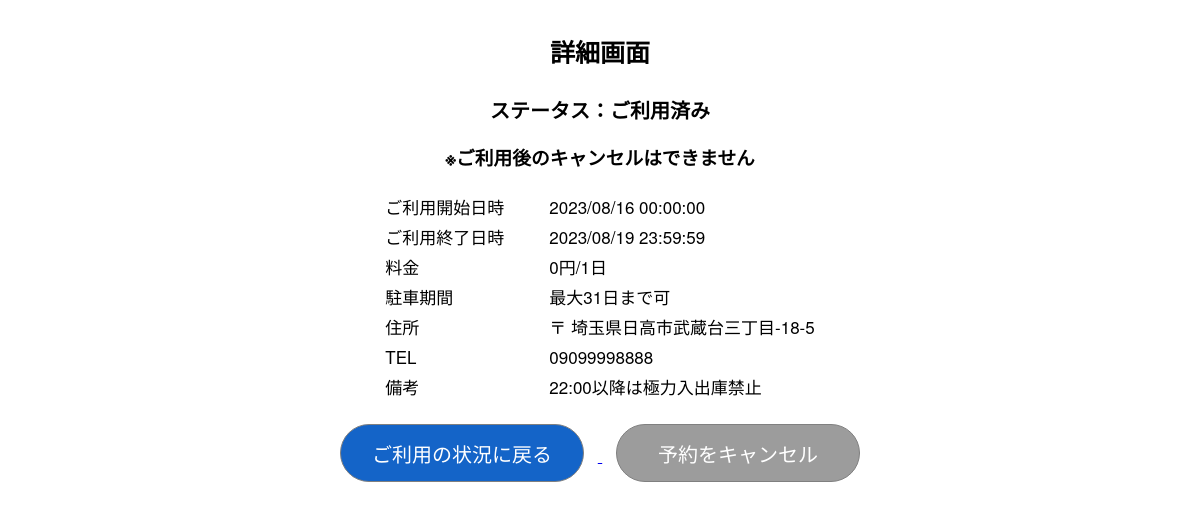
Page /usageStatsDetails/7 (signed in) on the committed database.
### app.py (models this page shows)
class Parking(db.Model):
    id = db.Column(db.Integer, primary_key=True, nullable=False)
    title = db.Column(db.String(50), nullable=False)
    postal_code = db.Column(db.String(7), nullable=False)
    address1 = db.Column(db.String(120), nullable=False)
    address2 = db.Column(db.String(120), nullable=False)
    tel = db.Column(db.String(11), nullable=False)
    inoutdoor = db.Column(db.String(1), nullable=False) # (0)屋外、(1)屋内
    mustcall = db.Column(db.String(1), nullable=False) # (0)出し入れ時に連絡が不要、(1)出し入れ時に連絡が必要
    usableTypeNum = db.Column(db.String(1), nullable=False) # (0)3ナンバー、(1)5ナンバー
    usableSize = db.Column(db.String(1), nullable=False) # (0)155cm未満、(1)155 ～ 170cm
    max_day = db.Column(db.Integer, nullable=True)
    min_day = db.Column(db.Integer, nullable=True)
    price_day = db.Column(db.Integer, nullable=False)
    etc = db.Column(db.String(500), nullable=True)
    lon = db.Column(db.Float, nullable=False)
    lat = db.Column(db.Float, nullable=False)
    owner_id = db.Column(db.Integer, db.ForeignKey('user.id'), nullable=False)
    created_at = db.Column(db.DateTime, nullable=False,
                           default=datetime.now(pytz.timezone('Asia/Tokyo')))
    price_hour = db.Column(db.Integer)
    price_month = db.Column(db.Integer)
    max_hour = db.Column(db.Integer)
    min_hour = db.Column(db.Integer)
    max_month = db.Column(db.Integer)
    min_month = db.Column(db.Integer)
    def toDict(self):
        return {'id' : self.id,
                'title' : self.title,
                'address1' : self.address1,
                'address2' : self.address2,
                'tel' : self.tel,
                'inoutdoor' : self.inoutdoor,
                'mustcall' : self.mustcall,
                'usableTypeNum' : self.usableTypeNum,
                'usableSize' : self.usableSize,
                'max_day' : self.max_day,
                'min_day' : self.min_day,
                'price_day' : self.price_day,
                'etc' : self.etc,
                'lon' : self.lon,
                'lat' : self.lat
                }

### app.py (the view)
@app.route('/usageStatsDetails', methods=['GET','POST'])
@app.route('/usageStatsDetails/<reserve_id>')
@login_required
def usageStatsDetails(reserve_id=None):
    if request.method=='POST':
        pass
    else:
        reserve = Reserve.query.filter_by(id=reserve_id).first()
        parking = Parking.query.filter_by(id=reserve.park_id).first()
        return render_template('usageStatsDetails.html', reserve=reserve.toDict(), parking=parking.toDict())

### app.py (called while the page is built)
@login_manager.user_loader
def load_user(user_id):
    print(f'ID>>>{user_id}')
    return User.query.get(int(user_id))

    def toDict(self):
        return {'id' : self.id,
                'user_id' : self.user_id,
                'park_id' : self.park_id,
                'resv_at' : f'{self.resv_at:%Y/%m/%d %H:%M:%S}',
                'use_start' : f'{self.use_start:%Y/%m/%d %H:%M:%S}',
                'use_end' : f'{self.use_end:%Y/%m/%d %H:%M:%S}',
                'resv_status' : self.resv_status
        }

### templates/usageStatsDetails.html (shortened to what this page needs)
<!DOCTYPE html>
<html>
<head>
    <link rel='stylesheet' href='../static/css/centerBox.css' />
    <link rel='stylesheet' href='../static/css/common.css' />
</head>
<body>
    <article class='container'>
        <section class='box' style='max-width : 580px; min-width : 260px'>
            <h1>詳細画面</h1>
            {%if reserve.resv_status==0%}
            <h2>ステータス：ご利用済み</h2>
            <h3>※ご利用後のキャンセルはできません</h3>
            {%elif reserve.resv_status==1%}
            <h2>ステータス：ご予約済み</h2>
            {%elif reserve.resv_status==2%}
            <h2>ステータス：ご利用中</h2>
            <h3>※ご利用中のキャンセルは基本受け付けておりません</h3>
            {%endif%}
            <table class='inner flatTable'>
                <tr>
                    <td>ご利用開始日時</td>
                    <td>{{reserve.use_start}}</td>
                </tr>
                <tr>
                    <td>ご利用終了日時</td>
                    <td>{{reserve.use_end}}</td>
                </tr>
                <tr>
                    <td>料金</td>
                    <td>{{parking.price_day}}円&sol;1日</td>
                </tr>
                <tr>
                    <td>駐車期間</td>
                    <td>最大{{parking.max_day}}日まで可</td>
                </tr>
                <tr>
                    <td>住所</td>
                    <td>〒{{parking.postal_code}} {{parking.address1}}{{parking.address2}}</td>
                </tr>
                <tr>
                    <td>TEL</td>
                    <td>{{parking.tel}}</td>
                </tr>
                <tr>
                    <td>備考</td>
                    <td>{{parking.etc}}</td>
                </tr>
            </table>
            <footer>
                <nav class='buttonMenu'>
                    <form>
                        <a href="{{url_for('usageStats')}}">
                            <input class='common_button common_fat' style='width : 42%;' type='button' value='ご利用の状況に戻る' />
                        </a>
                        <a href="{{url_for('deleteReserve', reserve_id=reserve.id)}}">
                            <input class='common_cancel common_fat' style='width : 42%;' type='button' value='予約をキャンセル' />
                        </a>
                    </form>
                </nav>
            </footer>
        </section>
    </article>
</body>
</html>

### static/css/centerBox.css (style rules this page uses)
.container { display: grid; place-items: center; }
.box { text-align : center; max-width: 640px; min-width: 400px; width: 70%; }
.inner { display: grid; place-items: center; border-collapse: separate; border-spacing: 5px; }
.inner td { font-size : var(--labelFontSize, 1.2rem); text-align : left; }
.flatTable td { font-size : 1.7rem; padding : 0 2rem; }

### static/css/common.css (style rules this page uses)
:root { --labelFontSize : 1.2rem; }
html { font-size: 62.5%; box-sizing: border-box; }
body { font-size : 1.6em; font-family: "Helvetica Neue", Arial, "Hiragino Kaku Gothic ProN", "Hiragino Sans", Meiryo, sans-serif; }
nav.buttonMenu { margin-top : 2rem; }
h1 { font-size : 2.5rem; }
h2 { font-size : 2rem; }
input, select { text-indent : 1rem; border : solid 0.1rem gray; height : 2.8rem; border-radius : 0.5rem; cursor: pointer; }
.common_button { background-color : rgb(20, 100, 200); text-indent : 0; font-size : 2rem; color : white; height : 4rem; border-radius : 2rem; margin : 0 1.4rem; }
.common_cancel { background-color : rgb(156, 156, 156); text-indent : 0; font-size : 2rem; color : white; height : 4rem; border-radius : 2rem; margin : 0 1.4rem; }
.common_fat { height : 5.8rem; border-radius: 2.9rem; }

### rows in the picture
Parking: address1 "埼玉県日高市", address2 "武蔵台三丁目-18-5", tel "09099998888", etc "22:00以降は極力入出庫禁止"

### other values in the picture
{{ reserve.use_start }} "2023/08/16 00:00:00"
{{ reserve.use_end }} "2023/08/19 23:59:59"
{{ parking.price_day }} "0"
{{ parking.max_day }} "31"
